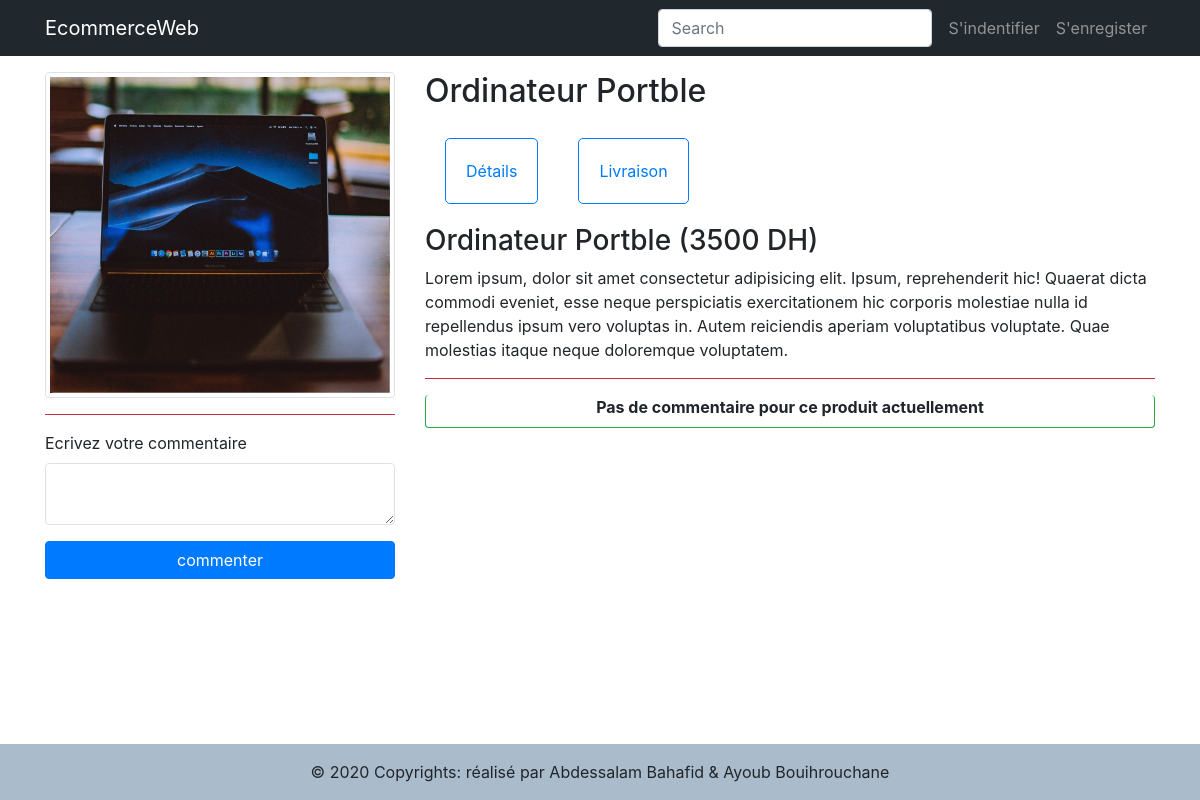
The app's page /produit?p=1, older data.
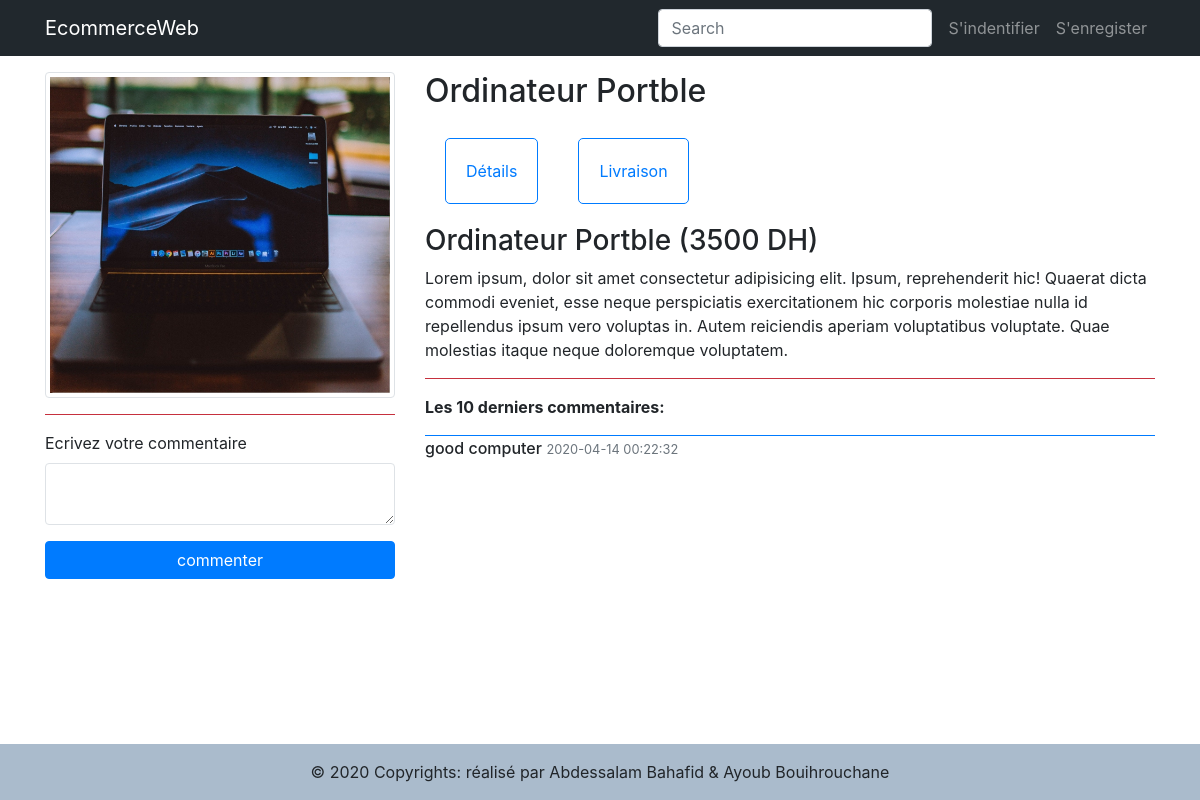
The same page, newer data.
### tables this page shows
CREATE TABLE `produits` (
  `id` int(11) NOT NULL,
  `title` varchar(40) NOT NULL,
  `prix` int(5) NOT NULL,
  `image` varchar(50) NOT NULL
);

CREATE TABLE `commentaires` (
  `id` int(11) NOT NULL,
  `product_id` int(11) NOT NULL,
  `user_id` int(11) NOT NULL,
  `content` text NOT NULL,
  `posted_at` timestamp NOT NULL DEFAULT current_timestamp()
);

### inc/db.php (called while the page is built, shortened)
<?php
class db extends PDO{
    public function returnData($query,$type=null){
        if($type=='one')
            return $this->query($query)->fetch(PDO::FETCH_ASSOC);
        else if($type=='many'){
            $rows=[];
            $data=$this->query($query)->fetchAll(PDO::FETCH_ASSOC);
            foreach($data as $r)
                array_push($rows,$r);
            return $rows;
        }
        return 'Specifier le type';
    }
}

### produit.php (the view, shortened to what this page needs)
<?php
require_once('inc/header.php');
require_once('inc/nav.php');
if(isset($_GET['p']) && is_numeric($_GET['p'])){
  $db=new db;
  $arr=$db->returnData("select * from produits where id=".$_GET['p'],'one');
}else
  header('Location: index');
?>
<div class="container content mt-3">
	<div class="row">
		<div class="col-md-4 col-sm-12">
				<img class="img-thumbnail" src="<?=$arr['image']?>">
        <hr class="bg-danger">
        <form method=post>
          <div class="form-group">
            <label>Ecrivez votre commentaire</label>
            <textarea type="text" name="comment" class="form-control border boder-primary"></textarea>
          </div>
          <input type=submit name="addComment" value=commenter class="btn btn-primary btn-block">
        </form>
		</div>
		<div class="col-md-8 col-sm-12">
				<h2><?=$arr['title']?></h2>
        <ul class="nav nav-pills">
            <li><a data-toggle="pill" href="#home" class="active">Détails</a></li>
            <li><a data-toggle="pill" href="#menu1" class="">Livraison</a></li>
        </ul>
        <div class="tab-content">
          <div id="home" class="tab-pane fade in active show">
            <h3><?=$arr['title']." (".$arr['prix']." DH)"?></h3>
            <p>Lorem ipsum, dolor sit amet consectetur adipisicing elit. Ipsum, reprehenderit hic! Quaerat dicta commodi eveniet, esse neque perspiciatis exercitationem hic corporis molestiae nulla id repellendus ipsum vero voluptas in. Autem reiciendis aperiam voluptatibus voluptate. Quae molestias itaque neque doloremque voluptatem.</p>
          </div>
        </div>
				<hr class="bg-danger">
        <?php
          $comments=$db->returnData("select * from commentaires where product_id=".$_GET['p']." order by posted_at desc limit 10",'many');
          if(empty($comments)){
        ?>
        <div class="text-center pb-2 rounded font-weight-bold border border-top-0 border-success">Pas de commentaire pour ce produit actuellement</div>
        <?php }else{ ?>
        <div>
          <div class="font-weight-bold pb-3">Les 10 derniers commentaires:</div>
          <?php foreach($comments as $com){ ?>
            <div class="border-top border-primary pb-4">
              <span class="h6"><?=$com['content'];?></span>
              <span class="small text-muted justify-content-end"><?=$com['posted_at'];?></span>
            </div>
          <?php }} ?>
        </div>
		</div>
	</div>
</div>
<?php require_once('inc/footer.php') ?>

### inc/header.php (shortened to what this page needs)
<?php
	require_once('db.php');
?>
<!DOCTYPE html>
<html lang="fr">
<head>
	<link rel="stylesheet" href="css/bootstrap.min.css">
	<link rel="stylesheet" href="https://use.fontawesome.com/releases/v5.5.0/css/all.css">
	<link rel="stylesheet" href="css/style.css">
	<link rel="stylesheet" href="https://stackpath.bootstrapcdn.com/font-awesome/4.7.0/css/font-awesome.min.css">
</head>
<body>

### inc/nav.php (shortened to what this page needs)
<nav class="navbar navbar-expand-md navbar-dark" style="background-color: #21282d;">
    <div class="container">
    <a class="navbar-brand" href="index">EcommerceWeb</a>
    <div class="collapse navbar-collapse" id="collapsibleNavId">
        <ul class="navbar-nav ml-auto">
        <form class="form-inline my-2 my-lg-0">
                <input class="form-control mr-sm-2" type="search" placeholder="Search" aria-label="Search">
        </form>
        <?php if(isset($_SESSION['user'])){ ?>
                <li class="nav-item dropdown">
                    <a class="nav-link dropdown-toggle" href="#" id="dropdownId" data-toggle="dropdown" aria-haspopup="true" aria-expanded="false"><?= $_SESSION['user']; ?></a>
                    <div class="dropdown-menu" aria-labelledby="dropdownId">
                        <a class="dropdown-item" href="profile">Profile</a>
                        <a class="dropdown-item" href="checkout">Checkout</a>
                        <a class="dropdown-item" href="logout">Logout</a>
                    </div>
                </li>
            <?php }else{ ?>
            <li class="nav-item">
                <a class="nav-link" href="login">S'indentifier</a>
            </li>
            <li class="nav-item">
                <a class="nav-link" href="register">S'enregister</a>
            </li>
            <?php } ?>
        </ul>
</nav>

### inc/footer.php (shortened to what this page needs)
<footer class="">
  <div class="footer-copyright text-center py-3"  style="background:#abc">&copy; <?php echo date('Y'); ?> Copyrights: réalisé par Abdessalam Bahafid & Ayoub Bouihrouchane</div>
</footer>
</body>
</html>

### css/style.css (style rules this page uses)
.content { min-height: calc(100vh - 128px) !important; }
body { position: relative; min-height: 100vh; }
.nav-pills li { border: 1px solid #007bff; margin: 20px; padding: 20px; border-radius: 5px; }

Row changes from the older to the newer data that the page shows:
added commentaires: content "good computer", posted_at "2020-04-14 00:22:32"
Text that changed along with them:
text no longer shown: "Pas de commentaire pour ce produit actuellement"
text now shown: "Les 10 derniers commentaires:"
